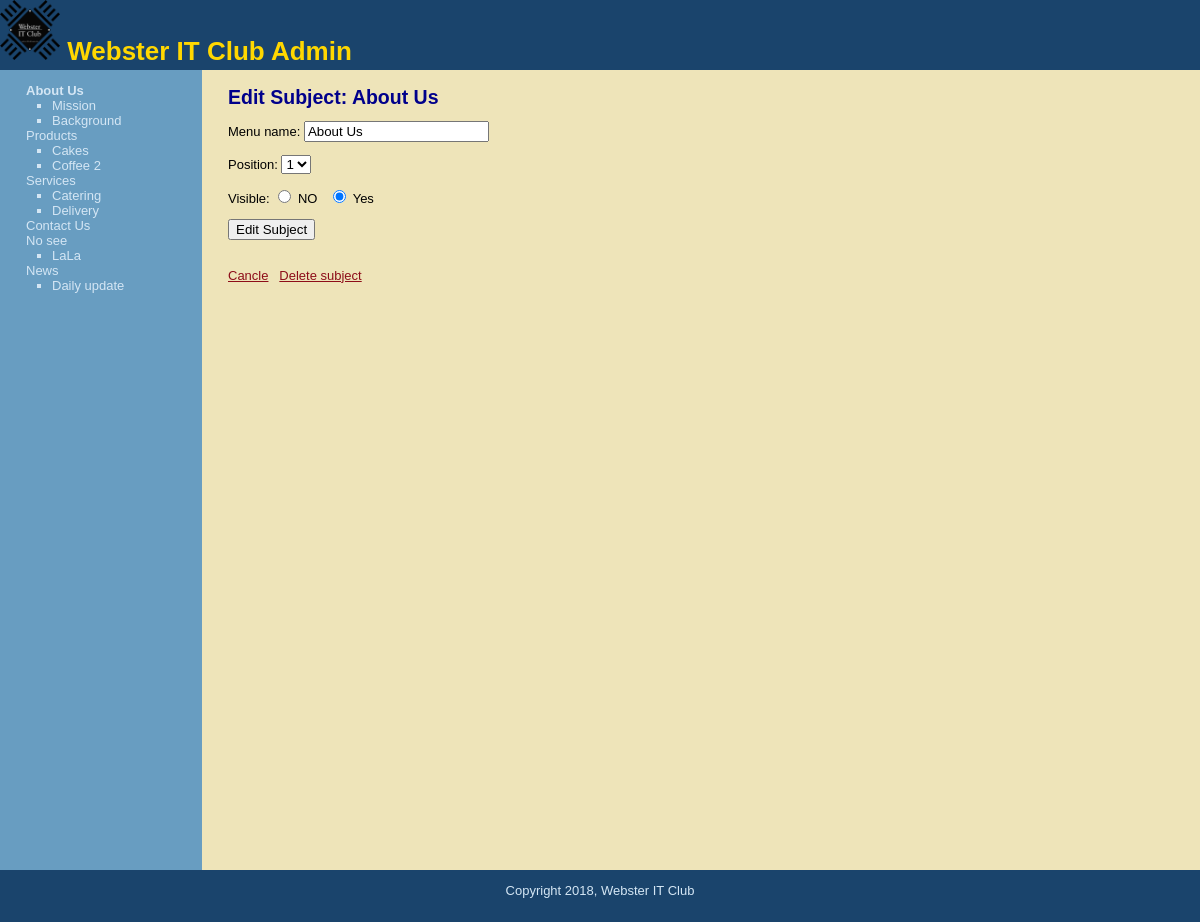
The page /edit_subject.php?subject=1 (signed in) on the database its author committed.
### tables this page shows
CREATE TABLE `subjects` (
  `id` int(11) NOT NULL AUTO_INCREMENT,
  `menu_name` varchar(30) NOT NULL,
  `position` int(3) NOT NULL,
  `visible` tinyint(1) NOT NULL,
  PRIMARY KEY (`id`)
);

CREATE TABLE `pages` (
  `id` int(11) NOT NULL AUTO_INCREMENT,
  `subject_id` int(11) NOT NULL,
  `menu_name` varchar(30) NOT NULL,
  `position` int(3) NOT NULL,
  `visible` tinyint(1) NOT NULL,
  `content` text,
  PRIMARY KEY (`id`),
  KEY `subject_id` (`subject_id`)
);

### public/edit_subject.php (the view, shortened to what this page needs)
<?php require_once("../includes/db_connect.php"); ?>
<?php require_once("../includes/functions.php"); ?>
<?php include("../includes/layouts/header.php"); ?>
<?php create_page_select();?>
	<div id = "main">
		<div id = "navigation">
			<?php echo navigation($current_subject, $current_page); ?>
		</div>
		<div id = "page">
			<h2>Edit Subject: <?php echo htmlentities($current_subject["menu_name"]); ?></h2>
			<form action = "edit_subject.php?subject=<?php echo urlencode($current_subject["id"]); ?>" method="post">
				<p>Menu name:
					<input type="text" name="menu_name" value="<?php echo htmlentities($current_subject["menu_name"]); ?>" />
				</p>
				<p>Position:
					<select name="position">
					<?php
						$subject_set = find_all_subjects(false);
						$subject_count = mysqli_num_rows($subject_set);
						for ($count = 1; $count <= ($subject_count + 1); $count++){
							echo "<option value = \"{$count}\"";
							if($current_subject["position"] == $count){
							echo " selected";
							}
							echo ">{$count}</option>";
						}
					?>
					</select>
				</p>
				<p>Visible:
					<input type="radio" name="visible" value="0" <?php if($current_subject["visible"] == 0){echo "checked";}?> /> NO
					&nbsp;
					<input type="radio" name="visible" value="1" <?php if($current_subject["visible"] == 1){echo "checked";}?>/> Yes
				</p>
				<input type="submit" name="submit" value="Edit Subject" />
			</form>
			<br />
			<a href = "manage_content.php">Cancle</a>
			<a href = "delete_subject.php?subject=<?php echo urlencode($current_subject["id"]) ?>" onclick = "return confirm('Are you sure want to delete?');">Delete subject
</a>		</div>
	</div>
<?php include("../includes/layouts/footer.php"); ?>

### includes/functions.php (shortened to what this page needs)
<?php
	function create_page_select($public=false){
	if (isset($_GET["subject"])){
		$current_subject = find_subject_by_id($_GET["subject"], $public);
		if($current_subject && $public){
		$current_page = default_subject($current_subject["id"]);
	}else {$current_page = null; }
	}elseif (isset($_GET["page"])){
		$current_subject = null;
		$current_page = find_page_by_id($_GET["page"], $public);
	}else{
		$current_subject = null;
		$current_page = null;
	}
	}
	function find_subject_by_id($subject_id, $public = true) {
		global $conn;
		$safe_subject_id = mysqli_real_escape_string($conn, $subject_id);
		$query  = "SELECT * ";
		$query .= "FROM subjects ";
		$query .= "WHERE id = {$safe_subject_id} ";
		$query .= "LIMIT 1";
		$subject_result = mysqli_query($conn, $query);
		if($subject = mysqli_fetch_assoc($subject_result)) {
			return $subject;
		} else {
			return null;
		}
	}
	function find_all_subjects($public=true){
		global $conn;
		$query = "SELECT *";
		$query .= " From subjects";
		$query .= " ORDER BY position ASC";
		$subject_result = mysqli_query($conn, $query);
		return $subject_result;
	}
	function find_pages($subject_id, $public = true) {
		global $conn;
		$query = "SELECT *";
		$query .= " FROM pages";
		$query .= " WHERE subject_id = {$subject_id}";
		$query .= " ORDER BY position ASC";
		$page_result = mysqli_query($conn, $query);
		return $page_result;
	}
	function navigation($subject_array, $page_array){
		$html_string  = "<ul class =\"subjects\">";
		 $subject_result = find_all_subjects(false);
				while ($subject = mysqli_fetch_assoc($subject_result)){
					$html_string .= "<li";
					if ($subject_array && $subject["id"] == $subject_array["id"]) {
						$html_string .= " class=\"selected\"";
					}
					$html_string .= ">";
				$html_string .= "<a href =\"manage_content.php?subject=";
				$html_string .= urlencode($subject["id"]);
				$html_string .= "\">";
				$html_string .= htmlentities($subject["menu_name"]);
				$html_string .= "</a></li>";
				$page_result = find_pages($subject["id"],false);
				$html_string .= "<ul class =\"pages\">";
				 while ($page = mysqli_fetch_assoc($page_result)){
					 $html_string .= "<li";
						$html_string .= ">";
				$html_string .= "<a href =\"manage_content.php?page=";
				$html_string .= urlencode($page["id"]);
				$html_string .= "\">";
				$html_string .= htmlentities($page["menu_name"]);
				$html_string .= "</a></li>";
			}
			$html_string .= "</ul>";
	 }
		$html_string .= "</ul>";
		return $html_string;
	}
?>

### public/stylesheets/public.css (style rules this page uses)
html { height: 100%; width: 100%; }
body { width: 100%; height: 100%; margin: 0; padding: 0; border: 0; font-family: Verdana, Arial, Helvetica, sans-serif; font-size: 13px; line-height: 15px; background: #EEE4B9; }
a { color: #8D0D19; }
#main { height: 800px; width: 100%; margin: 0; padding: 0; background: #EEE4B9; }
#navigation { float: left; width: 150px; height: 100%; margin: 0; padding: 0 2em; color: #D4E6F4; background: #689DC1; }
#navigation a { color: #D4E6F4; text-decoration: none; }
ul.subjects { margin: 1em 0; padding-left: 0; list-style: none; }
ul.pages { padding-left: 2em; list-style: square; font-weight: normal; }
.selected { font-weight: bold; }
#page { float: left; height: 100%; padding-left: 2em; vertical-align: top; background: #EEE4B9; }
#page h2 { color: #00008B; margin-top: 1em; }

### rows shown on the page
subjects: value "About Us", menu_name "About Us", position "1", visible "☑"
pages: value "Mission"
pages: value "Background"
subjects: value "Products"
pages: value "Cakes"
pages: value "Coffee 2"
subjects: value "Services"
pages: value "Catering"
pages: value "Delivery"
subjects: value "Contact Us"
subjects: value "No see"
pages: value "LaLa"
subjects: value "News"
pages: value "Daily update"
